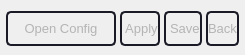
            <widget class="QFrame" name="frame_20">
             <property name="minimumSize">
              <size>
               <width>0</width>
               <height>55</height>
              </size>
             </property>
             <property name="maximumSize">
              <size>
               <width>16777215</width>
               <height>55</height>
              </size>
             </property>
             <property name="font">
              <font>
               <pointsize>10</pointsize>
               <italic>false</italic>
               <bold>false</bold>
               <kerning>true</kerning>
              </font>
             </property>
             <property name="frameShape">
              <enum>QFrame::NoFrame</enum>
             </property>
             <property name="frameShadow">
              <enum>QFrame::Plain</enum>
             </property>
             <layout class="QHBoxLayout" name="horizontalLayout_15">
              <property name="spacing">
               <number>4</number>
              </property>
              <property name="leftMargin">
               <number>6</number>
              </property>
              <property name="rightMargin">
               <number>6</number>
              </property>
              <item>
               <widget class="QPushButton" name="pushButton_4">
                <property name="minimumSize">
                 <size>
                  <width>110</width>
                  <height>35</height>
                 </size>
                </property>
                <property name="maximumSize">
                 <size>
                  <width>110</width>
                  <height>35</height>
                 </size>
                </property>
                <property name="toolTip">
                 <string>Open Tilda's &quot;settings.ini&quot; file in your default text editor.</string>
                </property>
                <property name="styleSheet">
                 <string notr="true">QPushButton {
border: 2px solid rgb(26,26,39);
border-radius: 5px; 
color: rgb(180, 180, 180); 
}

QPushButton:hover {
	color: rgb(180, 180, 180); 
    background-color: rgb(26,26,39);
    border-width: 0px;
    border-color: black;
    border-radius: 6px;

}

QPushButton:checked {
	color: rgb(180, 180, 180); 
    background-color: rgb(26,26,39);
    border-width: 0px;
    border-color: black;
    border-radius: 6px;

}</string>
                </property>
                <property name="text">
                 <string>Open Config</string>
                </property>
                <property name="icon">
                 <iconset resource="resources.qrc">
                  <normaloff>:/primary_ui_elems/ui_elements/media/toggle_settings.svg</normaloff>:/primary_ui_elems/ui_elements/media/toggle_settings.svg</iconset>
                </property>
                <property name="iconSize">
                 <size>
                  <width>25</width>
                  <height>25</height>
                 </size>
                </property>
               </widget>
              </item>
              <item>
               <widget class="QPushButton" name="cancel_button_2">
                <property name="sizePolicy">
                 <sizepolicy hsizetype="MinimumExpanding" vsizetype="Fixed">
                  <horstretch>0</horstretch>
                  <verstretch>0</verstretch>
                 </sizepolicy>
                </property>
                <property name="minimumSize">
                 <size>
                  <width>0</width>
                  <height>35</height>
                 </size>
                </property>
                <property name="maximumSize">
                 <size>
                  <width>80</width>
                  <height>16777215</height>
                 </size>
                </property>
                <property name="font">
                 <font>
                  <pointsize>10</pointsize>
                  <italic>false</italic>
                  <bold>false</bold>
                  <kerning>true</kerning>
                 </font>
                </property>
                <property name="toolTip">
                 <string>Apply all saved changes and exit application to take effect. 
Be sure to restart application afterwards!</string>
                </property>
                <property name="layoutDirection">
                 <enum>Qt::LeftToRight</enum>
                </property>
                <property name="styleSheet">
                 <string notr="true">QPushButton {
border: 2px solid rgb(26,26,39);
border-radius: 5px; 
color: rgb(180, 180, 180); 
}

QPushButton:hover {
	color: rgb(180, 180, 180); 
    background-color: rgb(26,26,39);
    border-width: 0px;
    border-color: black;
    border-radius: 6px;

}

QPushButton:checked {
	color: rgb(180, 180, 180); 
    background-color: rgb(26,26,39);
    border-width: 0px;
    border-color: black;
    border-radius: 6px;

}</string>
                </property>
                <property name="text">
                 <string> Apply</string>
                </property>
                <property name="icon">
                 <iconset resource="resources.qrc">
                  <normaloff>:/tertiary_ui_elems/ui_elements/media/apply.ico</normaloff>:/tertiary_ui_elems/ui_elements/media/apply.ico</iconset>
                </property>
                <property name="iconSize">
                 <size>
                  <width>20</width>
                  <height>20</height>
                 </size>
                </property>
               </widget>
              </item>
              <item>
               <widget class="QPushButton" name="save_button">
                <property name="sizePolicy">
                 <sizepolicy hsizetype="MinimumExpanding" vsizetype="Fixed">
                  <horstretch>0</horstretch>
                  <verstretch>0</verstretch>
                 </sizepolicy>
                </property>
                <property name="minimumSize">
                 <size>
                  <width>0</width>
                  <height>35</height>
                 </size>
                </property>
                <property name="maximumSize">
                 <size>
                  <width>75</width>
                  <height>16777215</height>
                 </size>
                </property>
                <property name="font">
                 <font>
                  <pointsize>10</pointsize>
                  <italic>false</italic>
                  <bold>false</bold>
                  <kerning>true</kerning>
                 </font>
                </property>
                <property name="toolTip">
                 <string>Save preference changes to disk. 
(Needs application reload to fully apply some changes).</string>
                </property>
                <property name="layoutDirection">
                 <enum>Qt::LeftToRight</enum>
                </property>
                <property name="styleSheet">
                 <string notr="true">QPushButton {
border: 2px solid rgb(26,26,39);
border-radius: 5px; 
color: rgb(180, 180, 180); 
}

QPushButton:hover {
	color: rgb(180, 180, 180); 
    background-color: rgb(26,26,39);
    border-width: 0px;
    border-color: black;
    border-radius: 6px;

}

QPushButton:checked {
	color: rgb(180, 180, 180); 
    background-color: rgb(26,26,39);
    border-width: 0px;
    border-color: black;
    border-radius: 6px;

}</string>
                </property>
                <property name="text">
                 <string> Save</string>
                </property>
                <property name="icon">
                 <iconset resource="resources.qrc">
                  <normaloff>:/secondary_ui_elems/ui_elements/media/save_settings.ico</normaloff>:/secondary_ui_elems/ui_elements/media/save_settings.ico</iconset>
                </property>
                <property name="iconSize">
                 <size>
                  <width>20</width>
                  <height>20</height>
                 </size>
                </property>
               </widget>
              </item>
              <item>
               <widget class="QPushButton" name="cancel_button">
                <property name="sizePolicy">
                 <sizepolicy hsizetype="MinimumExpanding" vsizetype="Fixed">
                  <horstretch>0</horstretch>
                  <verstretch>0</verstretch>
                 </sizepolicy>
                </property>
                <property name="minimumSize">
                 <size>
                  <width>0</width>
                  <height>35</height>
                 </size>
                </property>
                <property name="maximumSize">
                 <size>
                  <width>75</width>
                  <height>16777215</height>
                 </size>
                </property>
                <property name="font">
                 <font>
                  <pointsize>10</pointsize>
                  <italic>false</italic>
                  <bold>false</bold>
                  <kerning>true</kerning>
                 </font>
                </property>
                <property name="toolTip">
                 <string>Return to main Tilda menu.</string>
                </property>
                <property name="layoutDirection">
                 <enum>Qt::LeftToRight</enum>
                </property>
                <property name="styleSheet">
                 <string notr="true">QPushButton {
border: 2px solid rgb(26,26,39);
border-radius: 5px; 
color: rgb(180, 180, 180); 
}

QPushButton:hover {
	color: rgb(180, 180, 180); 
    background-color: rgb(26,26,39);
    border-width: 0px;
    border-color: black;
    border-radius: 6px;

}

QPushButton:checked {
	color: rgb(180, 180, 180); 
    background-color: rgb(26,26,39);
    border-width: 0px;
    border-color: black;
    border-radius: 6px;

}</string>
                </property>
                <property name="text">
                 <string>Back</string>
                </property>
                <property name="icon">
                 <iconset resource="resources.qrc">
                  <normaloff>:/tertiary_ui_elems/ui_elements/media/return.ico</normaloff>:/tertiary_ui_elems/ui_elements/media/return.ico</iconset>
                </property>
                <property name="iconSize">
                 <size>
                  <width>20</width>
                  <height>20</height>
                 </size>
                </property>
               </widget>
              </item>
             </layout>
            </widget>
